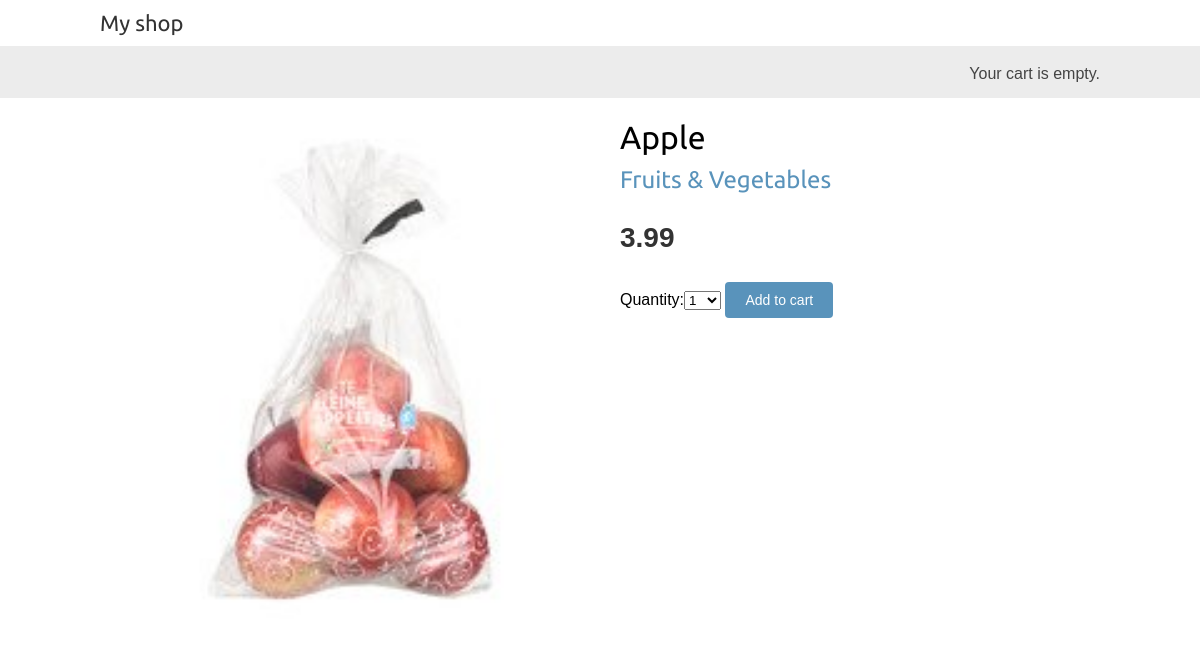
The page /shop/1/apple/ on the database its author committed.
### shop/models.py (models this page shows, shortened)
class Product(models.Model):
    category = models.ForeignKey(Category, related_name='products', on_delete=models.CASCADE)
    subcategory = models.ForeignKey(SubCategory, on_delete=models.CASCADE)
    name = models.CharField(max_length=200, db_index=True)
    slug = models.SlugField(max_length=200, db_index=True)
    image = models.ImageField(upload_to='products/%Y/%m/%d', blank=True)
    description = models.TextField(blank=True)
    price = models.DecimalField(max_digits=10, decimal_places=2)
    stock = models.PositiveIntegerField()
    available = models.BooleanField(default=True)
    created = models.DateTimeField(auto_now_add=True)
    updated = models.DateTimeField(auto_now=True)
    class Meta:
        ordering = ('-created',)
        index_together = (('id', 'slug'),)

class Category(models.Model):
    name = models.CharField(max_length=200, db_index=True)
    slug = models.SlugField(max_length=200, db_index=True, unique=True)
    class Meta:
        ordering = ('name',)
        verbose_name = 'category'
        verbose_name_plural = 'categories'
    def __str__(self):
        return self.name
    def get_absolute_url(self):
        return reverse('shop:product_list_by_category', args=[self.slug])

### shop/views.py (the view)
# urls.py: url(r'^(?P<id>\d+)/(?P<slug>[-\w]+)/$', views.product_detail, name='product_detail'),
def product_detail(request, id, slug):
    product = get_object_or_404(Product, id=id, slug=slug, available=True)
    cart_product_form = CartAddProductForm()
    return render(request,
                  'shop/product/detail.html',
                  {'product': product,
                   'cart_product_form': cart_product_form})

### cart/forms.py
class CartAddProductForm(forms.Form):
    quantity = forms.TypedChoiceField(choices=PRODUCT_QUANTITY_CHOICES,
                                      coerce=int)
    update = forms.BooleanField(required=False,
                                initial=False,
                                widget=forms.HiddenInput)

### cart/cart.py (called while the page is built)
    def __len__(self):
        return sum(item['quantity'] for item in self.cart.values())

### cart/context_processors.py (called while the page is built)
def cart(request):
    return {'cart': Cart(request) }

### postcode/context_processors.py (called while the page is built)
def postcodeform(request):
    postcode = PostCodeForm(request.POST or None)
    post_code = None
    post_code = request.POST.get("postcode")
    print("Yo Yo", post_code)
    return {"post_code":post_code}

### templates/shop/product/detail.html (shortened to what this page needs)
{% extends "shop/base.html" %}
{% load static %}
{% block content %}
    <div class="product-detail">
        <img src="{% if product.image %}{{ product.image.url }}{% else %}{% static 'img/no_image.png' %}{% endif %}">
        <h1>{{ product.name }}</h1>
        <h2><a href="{{ product.category.get_absolute_url }}">{{ product.category }}</a></h2>
        <p class="price">{{ product.price }}</p>
        <form action="{% url 'cart:cart_add' product.id %}" method="post">
            {{ cart_product_form }}
            <input type="submit" value="Add to cart">
        </form>
    </div>
{% endblock %}

### shop/static/css/base.css (style rules this page uses)
body { margin:0; padding:0; font-family:helvetica, sans-serif; }
h1, h2, h3, h4, h5 , h6 { font-family: 'Ubuntu', sans-serif; font-weight:normal; }
a { text-decoration:none; color:#5993bb; }
a.button, input[type="submit"] { color:#fff; background:#5993bb; border-radius:4px; padding:10px 20px; font-size:14px; border:0; }
.product-detail { text-align:justify; }
.product-detail .price { color:#333; font-size:28px; font-weight:bold; }
.product-detail img { width:50%; float:left; padding:0 20px 20px 0; }
.product-detail h1 { margin-bottom:0; }
.product-detail h2 { margin-top:10px; }

### rows shown on the page
Product: image (picture), name "Apple", category "Fruits & Vegetables", price "3.99"
